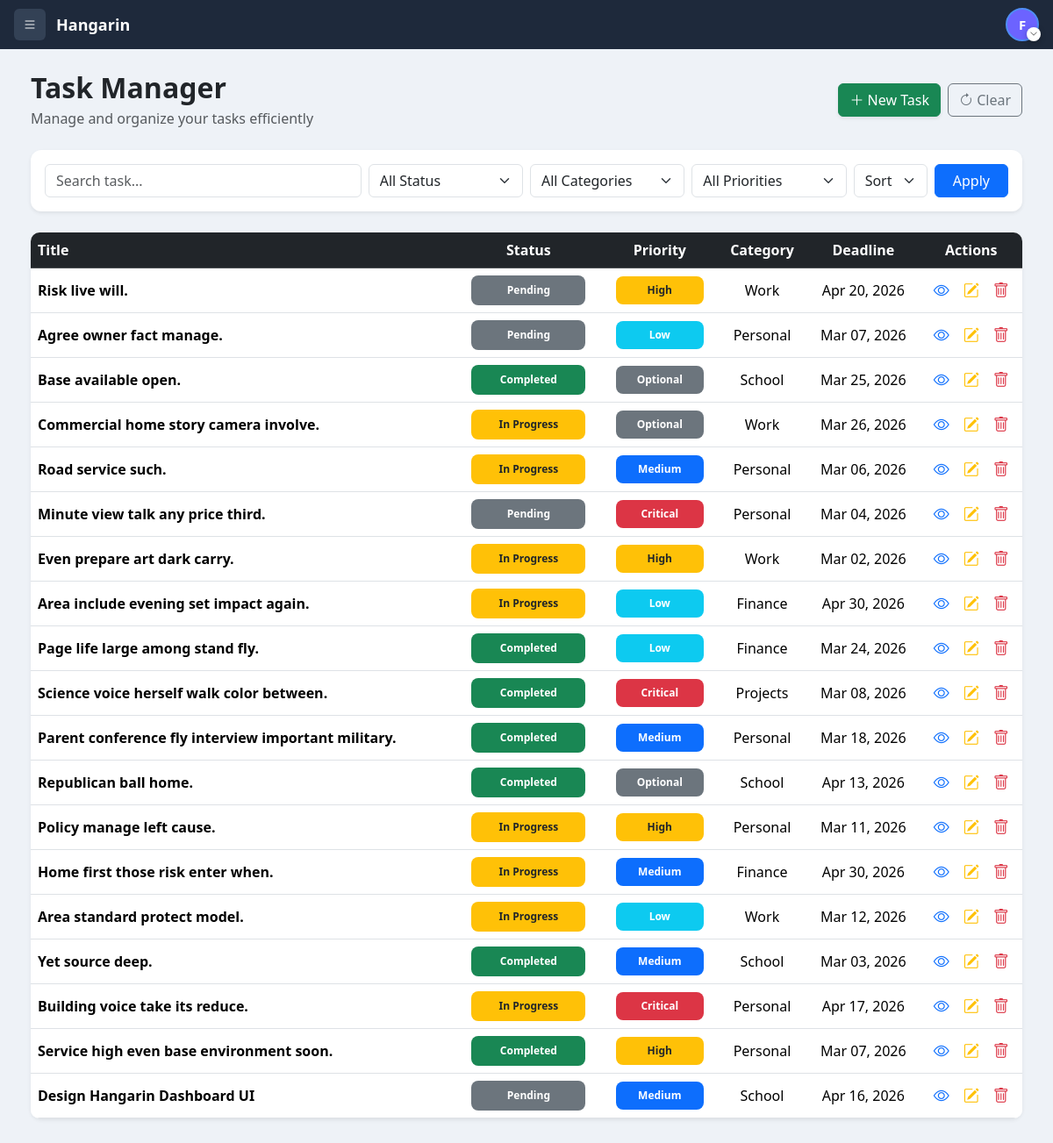
Page /tasks/ (signed in) on the committed database.
### planner/models.py (models this page shows, shortened)
class BaseModel(models.Model):
    created_at = models.DateTimeField(auto_now_add=True)
    updated_at = models.DateTimeField(auto_now=True)
    class Meta:
        abstract = True

class Task(BaseModel):
    STATUS_CHOICES = [
        ("Pending", "Pending"),
        ("In Progress", "In Progress"),
        ("Completed", "Completed"),
    ]
    title = models.CharField(max_length=255)
    description = models.TextField()
    deadline = models.DateTimeField()
    status = models.CharField(
        max_length=50,
        choices=STATUS_CHOICES,
        default="Pending"
    )
    category = models.ForeignKey(Category, on_delete=models.CASCADE)
    priority = models.ForeignKey(Priority, on_delete=models.CASCADE)

class Priority(models.Model):
    name = models.CharField(max_length=100)
    class Meta:
        verbose_name = "Priority"
        verbose_name_plural = "Priorities"

class Category(models.Model):
    name = models.CharField(max_length=100)
    class Meta:
        verbose_name = "Category"
        verbose_name_plural = "Categories"
    def __str__(self):
        return self.name

### planner/views.py (the view)
# urls.py: path('tasks/', task_list, name='task_list'),
def task_list(request):
    tasks = Task.objects.all()
    search = request.GET.get("search", "")
    status = request.GET.get("status", "")
    category = request.GET.get("category", "")
    priority = request.GET.get("priority", "")
    sort = request.GET.get("sort", "")
    if search:
        tasks = tasks.filter(title__icontains=search)
    if status:
        tasks = tasks.filter(status=status)
    if category:
        tasks = tasks.filter(category_id=category)
    if priority:
        tasks = tasks.filter(priority_id=priority)
    if sort:
        tasks = tasks.order_by(sort)
    context = {
        "tasks": tasks,
        "categories": Category.objects.all(),
        "priorities": Priority.objects.all(),
        "search": search,
        "status": status,
        "category": category,
        "priority": priority,
        "sort": sort,
    }
    return render(request, "task_list.html", context)

### templates/task_list.html (shortened to what this page needs)
{% extends 'base.html' %}
{% block content %}
<div class="d-flex justify-content-between align-items-center mb-4 flex-wrap gap-2">
<div>
<h2 class="fw-semibold mb-1">Task Manager</h2>
<p class="text-muted mb-0">Manage and organize your tasks efficiently</p>
</div>
<div class="d-flex gap-2">
<a href="{% url 'task_create' %}" class="btn btn-success shadow-sm">
<i class="bi bi-plus-lg"></i> New Task
</a>
<a href="{% url 'task_list' %}" class="btn btn-outline-secondary">
<i class="bi bi-arrow-clockwise"></i> Clear
</a>
</div>
</div>
<div class="card shadow-sm mb-4">
<div class="card-body">
<form method="GET" id="filterForm">
<div class="row g-2">
<div class="col-12 col-sm-6 col-md-4">
<input type="text" name="search" value="{{ search }}" class="form-control" placeholder="Search task...">
</div>
<div class="col-6 col-sm-4 col-md-2">
<select name="status" class="form-select">
<option value="">All Status</option>
</select>
</div>
<div class="col-6 col-sm-4 col-md-2">
<select name="category" class="form-select">
<option value="">All Categories</option>
</select>
</div>
<div class="col-6 col-sm-4 col-md-2">
<select name="priority" class="form-select">
<option value="">All Priorities</option>
</select>
</div>
<div class="col-6 col-sm-4 col-md-1">
<select name="sort" class="form-select">
<option value="">Sort</option>
</select>
</div>
<div class="col-6 col-sm-4 col-md-1">
<button class="btn btn-primary w-100">
<span class="d-none d-md-inline">Apply</span>
</button>
</div>
</div>
</form>
</div>
</div>
<div class="card shadow-sm">
<div class="card-body p-0">
<div class="table-responsive">
<table class="table table-hover align-middle mb-0">
<thead class="table-dark">
<tr>
<th>Title</th>
<th class="text-center">Status</th>
<th class="text-center">Priority</th>
<th class="text-center d-none d-md-table-cell">Category</th>
<th class="text-center d-none d-sm-table-cell">Deadline</th>
<th class="text-center">Actions</th>
</tr>
</thead>
<tbody>
{% for task in tasks %}
<tr>
<td class="fw-semibold">{{ task.title }}</td>
<td class="text-center">
<span class="badge status-badge
{% if task.status == 'Pending' %}bg-secondary
{% elif task.status == 'In Progress' %}bg-warning text-dark
{% elif task.status == 'Completed' %}bg-success
{% endif %}">
{{ task.status }}
</span>
</td>
<td class="text-center">
<span class="badge priority-badge
{% if task.priority.name == 'High' %}bg-warning text-dark
{% elif task.priority.name == 'Low' %}bg-info
{% elif task.priority.name == 'Medium' %}bg-primary
{% elif task.priority.name == 'Critical' %}bg-danger
{% else %}bg-secondary
{% endif %}">
{{ task.priority.name }}
</span>
</td>
<td class="text-center d-none d-md-table-cell">{{ task.category }}</td>
<td class="text-center deadline-cell d-none d-sm-table-cell">
{{ task.deadline|date:"M d, Y" }}
</td>
<td class="text-center action-icons">
<div class="d-flex justify-content-center align-items-center gap-3">
<a href="{% url 'task_view' task.id %}" class="text-primary"><i class="bi bi-eye"></i></a>
<a href="{% url 'task_update' task.id %}" class="text-warning"><i class="bi bi-pencil-square"></i></a>
<a href="{% url 'task_delete' task.id %}" class="text-danger" onclick="return confirm('Delete this task?');"><i class="bi bi-trash"></i></a>
</div>
</td>
</tr>
{% empty %}
<tr>
<td colspan="6" class="text-center p-4 text-muted">No tasks found.</td>
</tr>
{% endfor %}
</tbody>
</table>
</div>
</div>
</div>
{% endblock %}

### templates/base.html (shortened to what this page needs)
{% load static %}
{% load pwa %}
<!DOCTYPE html>
<html>
<head>
<link href="https://cdn.jsdelivr.net/npm/bootstrap@5.3.2/dist/css/bootstrap.min.css" rel="stylesheet">
<link rel="stylesheet" href="https://cdn.jsdelivr.net/npm/bootstrap-icons@1.11.3/font/bootstrap-icons.css">
</head>
<body>
<nav class="topbar">
    <button onclick="toggleSidebar()" class="topbar-toggle" title="Toggle sidebar">
        <i class="bi bi-list"></i>
    </button>
    <span class="topbar-brand">Hangarin</span>
    {% if user.is_authenticated %}
    <div class="profile-dropdown">
        <button onclick="toggleDropdown()" class="profile-btn" title="Account">
            <div class="avatar-wrapper">
                {% if user.socialaccount_set.all %}
                    <img src="{{ user.socialaccount_set.all.0.get_avatar_url }}" alt="avatar">
                {% else %}
                    <div class="avatar-fallback">
                        {{ user.username|first|upper }}
                    </div>
                {% endif %}
                <div class="dropdown-badge">
                    <i class="bi bi-chevron-down"></i>
                </div>
            </div>
        </button>
    </div>
    {% endif %}
</nav>
<div class="main full" id="mainContent">
    {% block content %}
    {% endblock %}
</div>
</body>
</html>

### templates/base.html (style rules this page uses)
* { box-sizing:border-box; }
body { background:#eef2f7; font-family:'Segoe UI', Tahoma, Geneva, Verdana, sans-serif; margin:0; padding:0; }
.topbar { position:fixed; top:0; left:0; right:0; height:56px; background:#1e293b; display:flex; align-items:center; padding:0 16px; z-index:1100; gap:12px; }
.topbar-brand { color:white; font-weight:700; font-size:18px; flex:1; white-space:nowrap; }
.topbar-toggle { border:none; background:#334155; color:white; padding:6px 10px; border-radius:6px; cursor:pointer; flex-shrink:0; }
.main { margin-top:56px; margin-left:230px; padding:25px 35px 35px 35px; transition:margin-left 0.3s ease; min-height:calc(100vh - 56px); }
.main.full { margin-left:0; }
.profile-dropdown { position:relative; flex-shrink:0; }
.profile-btn { border:none; background:none; cursor:pointer; padding:0; }
.avatar-wrapper { position:relative; width:38px; height:38px; }
.avatar-wrapper img, .avatar-fallback { width:100%; height:100%; border-radius:50%; object-fit:cover; border:2px solid #4f8df5; }
.avatar-fallback { background:#6c63ff; color:white; display:flex; align-items:center; justify-content:center; font-weight:bold; font-size:15px; }
.dropdown-badge { position:absolute; bottom:0px; right:-2px; width:16px; height:16px; background:white; border-radius:50%; display:flex; align-items:center; justify-content:center; box-shadow:0 2px 6px rgba(0,0,0,0.25); }
.dropdown-badge i { font-size:9px; color:#333; }
.table { background:white; border-radius:10px; overflow:hidden; }
.card { border:none; border-radius:12px; }
.status-badge { display:inline-flex; justify-content:center; align-items:center; width:130px; height:34px; font-weight:600; border-radius:8px; }
.priority-badge { display:inline-flex; justify-content:center; align-items:center; width:100px; height:32px; font-weight:600; border-radius:8px; }
.deadline-cell { white-space:nowrap; }
.table td { vertical-align:middle; }
.action-icons i { font-size:18px; }
.action-icons a { text-decoration:none; }

### rows in the picture
Task: title "Risk live will.", status "Pending", priority.name "High", category "Work", deadline "Apr 20, 2026"
Task: title "Agree owner fact manage.", status "Pending", priority.name "Low", category "Personal", deadline "Mar 07, 2026"
Task: title "Base available open.", status "Completed", priority.name "Optional", category "School", deadline "Mar 25, 2026"
Task: title "Commercial home story camera involve.", status "In Progress", priority.name "Optional", category "Work", deadline "Mar 26, 2026"
Task: title "Road service such.", status "In Progress", priority.name "Medium", category "Personal", deadline "Mar 06, 2026"
Task: title "Minute view talk any price third.", status "Pending", priority.name "Critical", category "Personal", deadline "Mar 04, 2026"
Task: title "Even prepare art dark carry.", status "In Progress", priority.name "High", category "Work", deadline "Mar 02, 2026"
Task: title "Area include evening set impact again.", status "In Progress", priority.name "Low", category "Finance", deadline "Apr 30, 2026"
Task: title "Page life large among stand fly.", status "Completed", priority.name "Low", category "Finance", deadline "Mar 24, 2026"
Task: title "Science voice herself walk color between.", status "Completed", priority.name "Critical", category "Projects", deadline "Mar 08, 2026"
Task: title "Parent conference fly interview important military.", status "Completed", priority.name "Medium", category "Personal", deadline "Mar 18, 2026"
Task: title "Republican ball home.", status "Completed", priority.name "Optional", category "School", deadline "Apr 13, 2026"
Task: title "Policy manage left cause.", status "In Progress", priority.name "High", category "Personal", deadline "Mar 11, 2026"
Task: title "Home first those risk enter when.", status "In Progress", priority.name "Medium", category "Finance", deadline "Apr 30, 2026"
Task: title "Area standard protect model.", status "In Progress", priority.name "Low", category "Work", deadline "Mar 12, 2026"
Task: title "Yet source deep.", status "Completed", priority.name "Medium", category "School", deadline "Mar 03, 2026"
Task: title "Building voice take its reduce.", status "In Progress", priority.name "Critical", category "Personal", deadline "Apr 17, 2026"
Task: title "Service high even base environment soon.", status "Completed", priority.name "High", category "Personal", deadline "Mar 07, 2026"
Task: title "Design Hangarin Dashboard UI", status "Pending", priority.name "Medium", category "School", deadline "Apr 16, 2026"

### other values in the picture
{{ user.username|first|upper }} "F"
